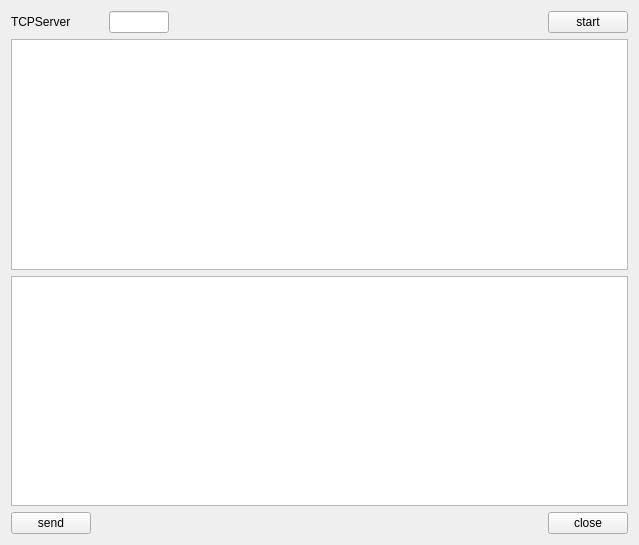
<?xml version="1.0" encoding="UTF-8"?>
<ui version="4.0">
 <class>ServerWidget</class>
 <widget class="QWidget" name="ServerWidget">
  <property name="geometry">
   <rect>
    <x>0</x>
    <y>0</y>
    <width>639</width>
    <height>545</height>
   </rect>
  </property>
  <property name="windowTitle">
   <string>ServerWidget</string>
  </property>
  <layout class="QGridLayout" name="gridLayout" rowstretch="0,0,0,0">
   <item row="3" column="0">
    <widget class="QPushButton" name="sendBtn">
     <property name="text">
      <string>send</string>
     </property>
    </widget>
   </item>
   <item row="3" column="4">
    <spacer name="horizontalSpacer">
     <property name="orientation">
      <enum>Qt::Horizontal</enum>
     </property>
     <property name="sizeHint" stdset="0">
      <size>
       <width>414</width>
       <height>20</height>
      </size>
     </property>
    </spacer>
   </item>
   <item row="1" column="0" colspan="6">
    <widget class="QTextEdit" name="readEdit">
     <property name="readOnly">
      <bool>true</bool>
     </property>
    </widget>
   </item>
   <item row="0" column="0">
    <widget class="QLabel" name="label">
     <property name="text">
      <string>TCPServer</string>
     </property>
    </widget>
   </item>
   <item row="2" column="0" colspan="6">
    <widget class="QTextEdit" name="sendEdit"/>
   </item>
   <item row="3" column="5">
    <widget class="QPushButton" name="closeBtn">
     <property name="text">
      <string>close</string>
     </property>
    </widget>
   </item>
   <item row="0" column="5">
    <widget class="QPushButton" name="openServer">
     <property name="text">
      <string>start</string>
     </property>
    </widget>
   </item>
   <item row="0" column="3">
    <widget class="QLineEdit" name="portEdit"/>
   </item>
  </layout>
 </widget>
 <resources/>
 <connections/>
</ui>
